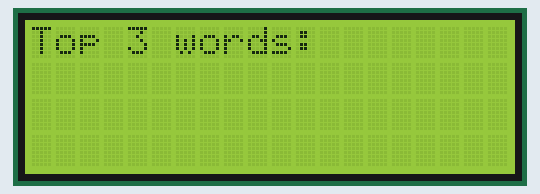
A program run on a simulated ESP32 board running MicroPython. Parts: 20×4 character LCD. Library files of the repository ran but are not shown: lcd_api.py, i2c_lcd.py. At 0.4 s the program stops and its outputs stay as they are.

Above: at 0.4 s.

The program:

lcd.py
```python
import machine
from machine import Pin, SoftI2C
from lcd_api import LcdApi
from i2c_lcd import I2cLcd
from time import sleep
import json
"""
def load_wordcounts(filename="word_frequencies.json"):
    try:
        with open(filename, 'r') as f:
            word_counts = json.load(f)
        print("Word counts loaded successfully!")
    except Exception as e:
        print(f"Failed to load word counts: {e}")
        word_counts = {}
    return word_counts

words = load_wordcounts()
"""
I2C_ADDR = 0x27
totalRows = 4
totalColumns = 20

i2c = SoftI2C(scl=Pin(22), sda=Pin(21), freq=10000)
lcd = I2cLcd(i2c, I2C_ADDR, totalRows, totalColumns)

pt = bytearray([0x00,0x00,0x00,0x0E,0x0E,0x0E,0x00,0x00])
lcd.custom_char(0, pt)
lcd.putstr("Top 3 words:")
```
